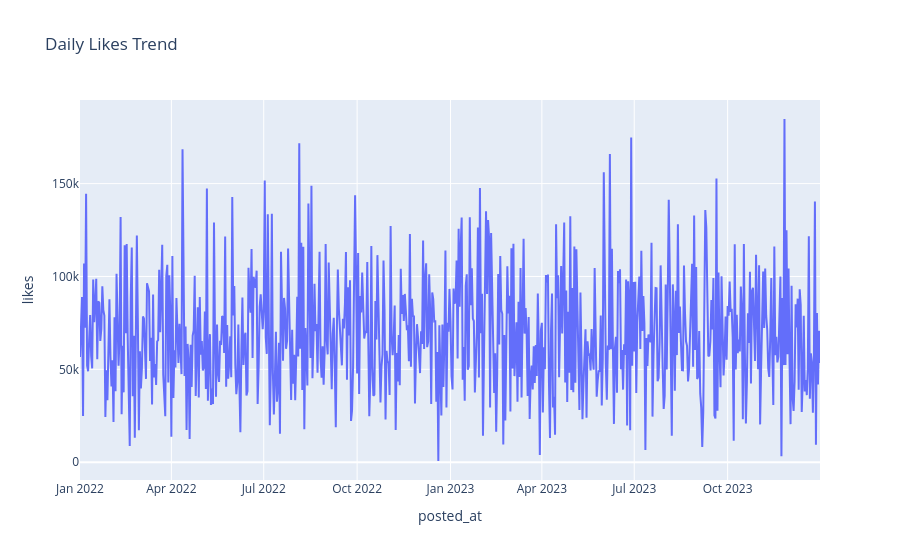

Source (notebook cell):
### Code cell
df['posted_at'] = pd.to_datetime(df['posted_at'])

daily_engagement = df.groupby(df['posted_at'].dt.date)['likes'].sum().reset_index()

lin = px.line(
    daily_engagement,
    x='posted_at',
    y='likes',
    title="Daily Likes Trend"
)

lin.show()

### Figure 1 — Plotly figure (JSON) as saved in the notebook; plotly's stock layout.template omitted (floating-point values rounded to 4 significant figures; data arrays with more than 128 entries replaced by an {"elided": "..."} marker saying what was removed)
{"data": [{"hovertemplate": "posted_at=%{x}<br>likes=%{y}<extra></extra>", "legendgroup": "", "line": {"color": "#636efa", "dash": "solid"}, "marker": {"symbol": "circle"}, "mode": "lines", "name": "", "orientation": "v", "showlegend": false, "type": "scatter", "x": {"elided": "729 str values"}, "xaxis": "x", "y": {"elided": "729 float values"}, "yaxis": "y"}], "layout": {"legend": {"tracegroupgap": 0}, "title": {"text": "Daily Likes Trend"}, "xaxis": {"anchor": "y", "domain": [0, 1], "title": {"text": "posted_at"}}, "yaxis": {"anchor": "x", "domain": [0, 1], "title": {"text": "likes"}}}}
